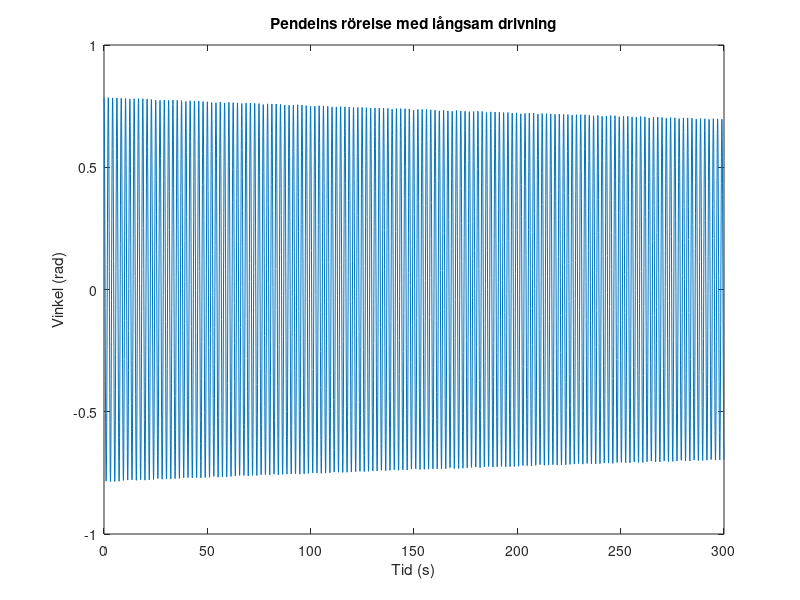

Write the MATLAB code that produced this figure.
function pendulum_with_slow_driving()
    % Parametrar
    g = 9.81; % Tyngdacceleration (m/s^2)
    l = 1;    % Pendelns längd (m)
    a = 0.1;  % Amplitud för den vertikala drivningen (m)
    w = (1 / (2 * pi)) * sqrt(g / l); % Pendlens egenfrekvens (rad/s)
    v = 0.1;    % Frekvens för den vertikala drivningen (rad/s)

    % Differentialekvation för pendeln med långsam vertikal drivning
    pendulum_equation_with_slow_driving = @(t, y) [y(2); ...
        - (g / l) * sin(y(1)) - a * w^2 * cos(w*t) * sin(y(1)) - a * v^2 * cos(v*t)];

    % Initialvärden
    initial_conditions = [pi / 4, 0]; % Startvinkel (45 grader), inledande vinkelhastighet

    % Simuleringsintervall
    tspan = [0, 300]; % [Starttid, Sluttid]

    % Anropa ode45 för att lösa differentialekvationen
    [time, results] = ode45(pendulum_equation_with_slow_driving, tspan, initial_conditions);

    % Extrahera vinklar från resultaten
    angles = results(:, 1);

    % Plotta resultatet
    figure;
    plot(time, angles);
    xlabel('Tid (s)');
    ylabel('Vinkel (rad)');
    title('Pendelns rörelse med långsam drivning');
end
